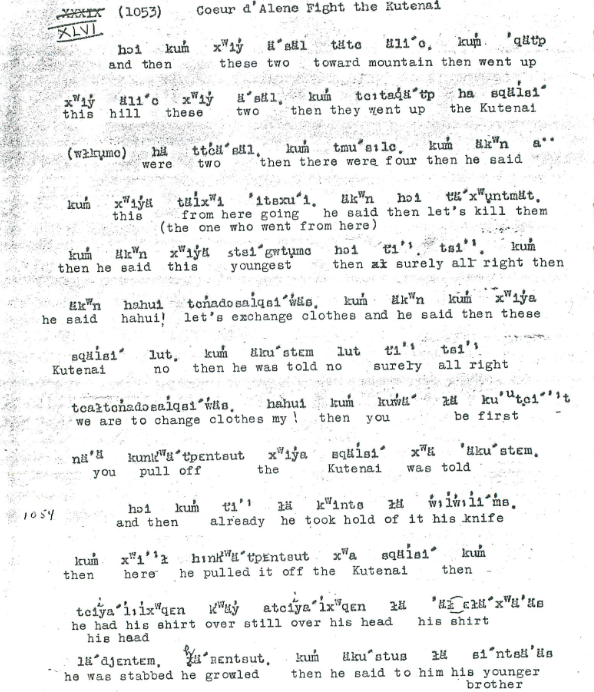
#> input picture sample_page.png, 594 x 692 px, found by its file name
$ python lines.py
#> lines starting #> are read from the running program, lines starting #| are printed output that depends on the picture; after the words box and inside, x2 and y2 are one past the last pixel; in counts of white or black regions, pixels touching at a corner belong together
import cv2
import pytesseract
import numpy as np

# Configuration
FILE_PATH = "./sample_page.png"
LANG_A = "pca"  # Coptic
LANG_B = "eng"  # English

# 1. Load the image
img = cv2.imread(FILE_PATH, cv2.IMREAD_GRAYSCALE)
#> img: shape (692, 594); min 12, max 255, mean 239.2
if img is None:
    print("Error: Could not find image at ./sample_page.png")
    exit()

# 2. Pre-process to find text "blocks"
# We create a mask where ink is white and paper is black
_, mask = cv2.threshold(img, 180, 255, cv2.THRESH_BINARY_INV)
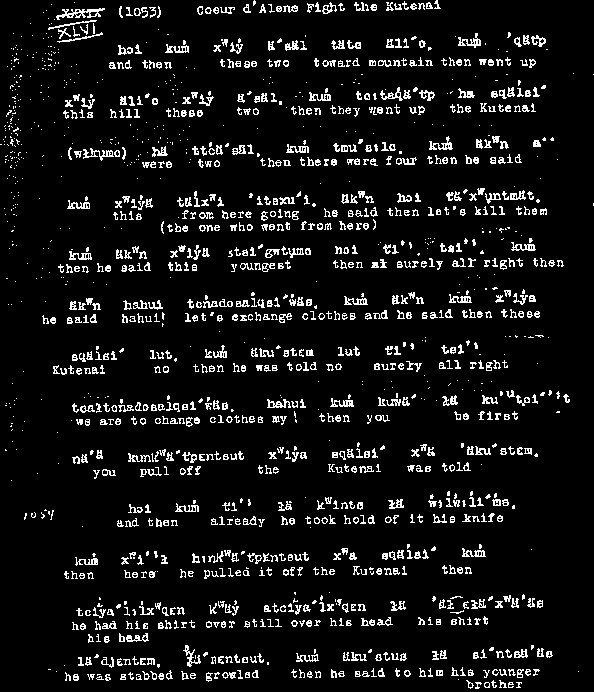
#> mask: shape (692, 594); 8% white in thin lines or dots

# "Smear" text horizontally to bridge gaps between letters and words
# A (100, 2) kernel is very wide but short, perfect for catching full lines
kernel = cv2.getStructuringElement(cv2.MORPH_RECT, (100, 2))
dilated = cv2.dilate(mask, kernel, iterations=1)
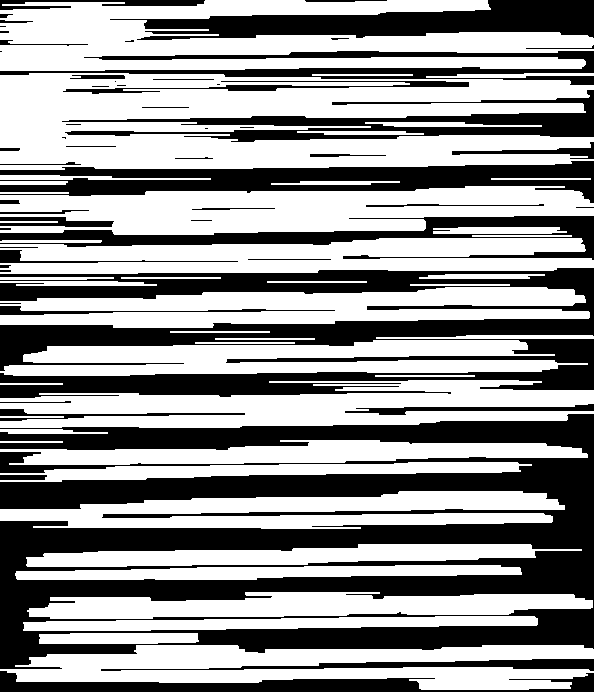
#> dilated: shape (692, 594); 58.1% white; 57 black regions (13 under 20 px)

# 3. Find and sort line coordinates
contours, _ = cv2.findContours(dilated, cv2.RETR_EXTERNAL, cv2.CHAIN_APPROX_SIMPLE)
#> contours = 44 contours; largest, box (x1, y1, x2, y2) and area: (0, 73, 594, 170) 41306, (0, 0, 594, 71) 24670, (0, 186, 594, 235) 19616, (0, 380, 594, 428) 16782, (0, 645, 594, 690) 16044

# Extract bounding boxes and filter out small noise/dust
line_boxes = []
for cnt in contours:
    x, y, w, h = cv2.boundingRect(cnt)
    if h > 15:  # Ignore anything shorter than 15 pixels (noise)
        line_boxes.append((x, y, w, h))
#> this loop made 44 passes
#> (x, y, w, h) on passes 1, 2, 3, 4, 5, 6, 7, 8, 10, 11, 14, 17: (0, 645, 594, 45), (39, 633, 160, 11), (23, 616, 515, 15), (27, 592, 566, 27), (15, 565, 507, 15), (26, 544, 556, 23), (0, 491, 565, 38), (0, 462, 532, 20), (0, 440, 588, 25), (0, 429, 108, 5), (0, 380, 594, 48), (0, 340, 588, 36)
#> (cnt, x, y, w, h) on passes 9, 12, 13, 15, 16, 18: ([[0, 441], [0, 442], [62, 442], [62, 441]], 0, 441, 63, 2), ([[0, 416], [0, 417], [63, 417], [63, 416]], 0, 416, 64, 2), ([[0, 383], [0, 384], [62, 384], [62, 383]], 0, 383, 63, 2), ([[375, 375], [375, 376], [474, 376], [474, 375]], 375, 375, 100, 2), ([[195, 342], [195, 343], [294, 343], [294, 342]], 195, 342, 100, 2), ([[215, 338], [215, 339], [314, 339], [314, 338]], 215, 338, 100, 2)
#> after the loop, line_boxes = [(0, 645, 594, 45), (27, 592, 566, 27), (26, 544, 556, 23), (0, 491, 565, 38), (0, 462, 532, 20), (0, 440, 588, 25), (0, 380, 594, 48), (0, 340, 588, 36), (0, 287, 590, 41), (0, 238, 594, 36), (0, 186, 594, 49), (0, 73, 594, 97), (0, 0, 594, 71)]

# CRITICAL: Sort from top to bottom based on the Y-coordinate
line_boxes.sort(key=lambda b: b[1])

# 4. Iterate with alternating languages
for idx, (x, y, w, h) in enumerate(line_boxes):
    # Crop with a tiny bit of vertical padding (5px)
    pad = 5
    y1, y2 = max(0, y-pad), min(img.shape[0], y+h+pad)
    x1, x2 = max(0, x-pad), min(img.shape[1], x+w+pad)

    line_img = img[y1:y2, x1:x2]

    # Determine language: Line 0 = pca, Line 1 = eng, etc.
    current_lang = LANG_A if idx % 2 == 0 else LANG_B

    # Run OCR
    # psm 7 = Treat image as a single text line
#> (the run stopped early here; a loop or call above may not have finished)
